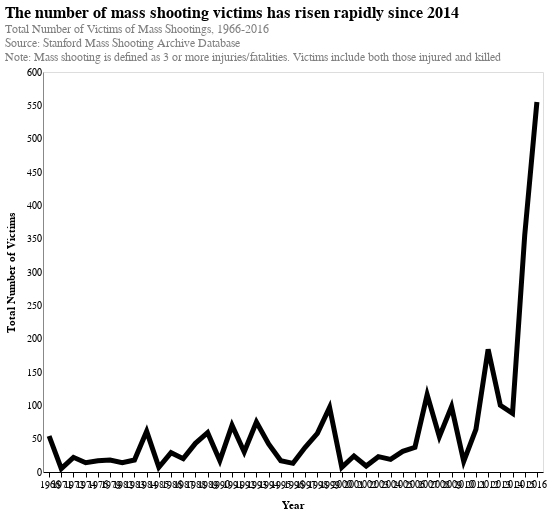

Source (notebook cell):
### Markdown cell above
### Line Chart: Rising Number of Victims of Mass Shootings
This chart conveys the true cost of mass shootings, by showing the number of victims (injured or killed) in a mass shooting. It is striking to see how sharply the number of victims rises after 2014. It is important to note that the data only goes up to 2016, and the number of victims has only rapidly increased since then.

### Code cell
#@title
#data munging
mass_shootings_deaths = mass_shootings[['CaseID', 'Date', 'State', 'Total Number of Victims']]
mass_shootings_deaths['year'] = mass_shootings_deaths['Date'].str[-4:]
mass_shooting_sum = mass_shootings_deaths.groupby('year')['Total Number of Victims'].sum()
mass_shooting_sum_df = pd.DataFrame(data=mass_shooting_sum)
mass_shooting_sum_df = mass_shooting_sum_df.reset_index()
#plotting
source = mass_shooting_sum_df
chart = alt.Chart(source).mark_line().encode(
    alt.X('year:O', title="Year"),
    y='Total Number of Victims:Q'
).properties(
    title={
      "text": ["The number of mass shooting victims has risen rapidly since 2014"], 
      "subtitle": ["Total Number of Victims of Mass Shootings, 1966-2016", 
                   "Source: Stanford Mass Shooting Archive Database",
                   "Note: Mass shooting is defined as 3 or more injuries/fatalities. Victims include both those injured and killed"],
      "color": "black",
      "subtitleColor": "gray"
    }
)
chart

### Figure 1 — Vega-Lite specification as saved in the notebook (floating-point values rounded to 4 significant figures)
{"width": 500, "height": 400, "config": {"title": {"fontSize": 16, "font": "Helvetica", "anchor": "start", "fontColor": "#000000"}, "axisX": {"domain": true, "domainColor": "#000000", "domainWidth": 1, "grid": false, "labelFont": "Helvetica", "labelFontSize": 10, "labelAngle": 0, "tickColor": "#000000", "titleFont": "Helvetica", "titleFontSize": 11, "titlePadding": 10}, "axisY": {"domain": true, "grid": false, "gridColor": "#DEDDDD", "gridWidth": 1, "labelFont": "Helvetica", "labelFontSize": 10, "labelAngle": 0, "ticks": false, "titleFont": "Helvetica", "titleFontSize": 11, "titlePadding": 10}, "range": {"category": ["#ffd700", "#ffb14e", "#fa8775", "#ea5f94", "#cd34b5", "#9d02d7", "#0000ff", "#000000"], "heatmap": ["#ffd700", "#ffb14e", "#fa8775", "#ea5f94", "#cd34b5", "#9d02d7", "#0000ff"], "diverging": ["#ffd700", "#ffb14e", "#fa8775", "#ea5f94", "#cd34b5", "#9d02d7", "#0000ff"]}, "legend": {"labelFont": "Helvetica", "labelFontSize": 12, "titleFont": "Helvetica", "titleFontSize": 12}, "area": {"fill": "black"}, "line": {"color": "black", "stroke": "black", "strokeWidth": 5}, "point": {"filled": true, "color": "black"}, "text": {"font": "Helvetica", "color": "black", "fontSize": 11, "align": "right", "fontWeight": 400, "size": 11}, "bar": {"fill": "black", "stroke": false}}, "data": {"name": "data-ddbd18967fb2306bc29cb496ed7beb77"}, "mark": "line", "encoding": {"x": {"type": "ordinal", "field": "year", "title": "Year"}, "y": {"type": "quantitative", "field": "Total Number of Victims"}}, "title": {"text": ["The number of mass shooting victims has risen rapidly since 2014"], "subtitle": ["Total Number of Victims of Mass Shootings, 1966-2016", "Source: Stanford Mass Shooting Archive Database", "Note: Mass shooting is defined as 3 or more injuries/fatalities. Victims include both those injured and killed"], "color": "black", "subtitleColor": "gray"}, "$schema": "https://vega.github.io/schema/vega-lite/v4.0.2.json", "datasets": {"data-ddbd18967fb2306bc29cb496ed7beb77": [{"year": "1966", "Total Number of Victims": 54}, {"year": "1971", "Total Number of Victims": 5}, {"year": "1972", "Total Number of Victims": 22}, {"year": "1974", "Total Number of Victims": 14}, {"year": "1976", "Total Number of Victims": 17}, {"year": "1979", "Total Number of Victims": 18}, {"year": "1982", "Total Number of Victims": 14}, {"year": "1983", "Total Number of Victims": 18}, {"year": "1984", "Total Number of Victims": 61}, {"year": "1985", "Total Number of Victims": 7}, {"year": "1986", "Total Number of Victims": 29}, {"year": "1987", "Total Number of Victims": 20}, {"year": "1988", "Total Number of Victims": 43}, {"year": "1989", "Total Number of Victims": 59}, {"year": "1990", "Total Number of Victims": 17}, {"year": "1991", "Total Number of Victims": 70}, {"year": "1992", "Total Number of Victims": 30}, {"year": "1993", "Total Number of Victims": 75}, {"year": "1994", "Total Number of Victims": 42}, {"year": "1995", "Total Number of Victims": 17}, {"year": "1996", "Total Number of Victims": 13}, {"year": "1997", "Total Number of Victims": 37}, {"year": "1998", "Total Number of Victims": 58}, {"year": "1999", "Total Number of Victims": 97}, {"year": "2000", "Total Number of Victims": 7}, {"year": "2001", "Total Number of Victims": 24}, {"year": "2002", "Total Number of Victims": 9}, {"year": "2003", "Total Number of Victims": 23}, {"year": "2004", "Total Number of Victims": 19}, {"year": "2005", "Total Number of Victims": 31}, {"year": "2006", "Total Number of Victims": 37}, {"year": "2007", "Total Number of Victims": 116}, {"year": "2008", "Total Number of Victims": 53}, {"year": "2009", "Total Number of Victims": 98}, {"year": "2010", "Total Number of Victims": 16}, {"year": "2011", "Total Number of Victims": 64}, {"year": "2012", "Total Number of Victims": 184}, {"year": "2013", "Total Number of Victims": 100}, {"year": "2014", "Total Number of Victims": 88}, {"year": "2015", "Total Number of Victims": 355}, {"year": "2016", "Total Number of Victims": 555}]}}
